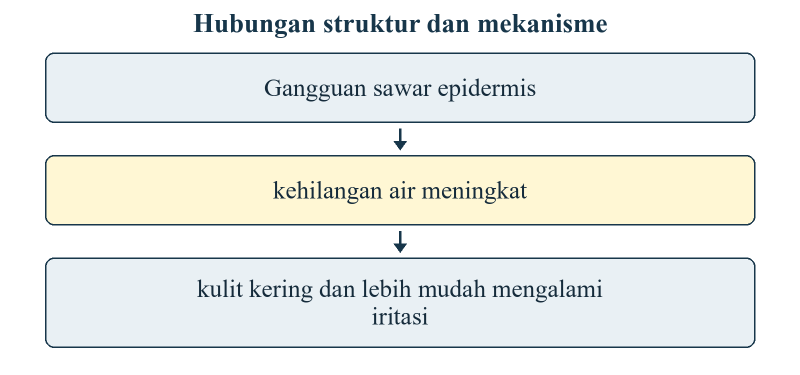
#> input picture Materi Basic Medical Science/DERMATOLOGI/materi/dermatologi/gambar/diagram_01.png, 1600 x 750 px (shown at 1/2 size)
$ python -i potong_gambar.py   (imports and definitions only)
#> lines starting #> are read from the running program, lines starting #| are printed output that depends on the picture; after the words box and inside, x2 and y2 are one past the last pixel; in counts of white or black regions, pixels touching at a corner belong together
"""Mengambil gambar dari PDF sumber ke folder gambar/.

Pemakaian: python potong_gambar.py [awalan_nama]
PDF sumber tidak disalin; hanya potongan gambar yang disimpan.
SPEK: nama -> (kode sumber, halaman PDF, kotak potong (x0, y0, x1, y1) dalam pt[, daftar kotak yang diputihkan]).
Perubahan hanya di memori; berkas PDF sumber tidak disimpan ulang.
Kode: Bnn = PDF "Bab nn ...", S1/S2 = Sobotta volume 1/2. Keterangan asli buku tidak ikut diambil.
"""
import glob
import os
import sys

import numpy as np
import pymupdf
from PIL import Image

AKAR = os.path.dirname(os.path.abspath(__file__))
SRC = os.path.join(AKAR, "..", "..")
OUT = os.path.join(AKAR, "gambar")
SOBOTTA = {"S1": "Anatomi- Sobotta 1 (Inggris) - Head, Neck, Upper Limb.pdf",
           "S2": "Anatomi- Sobotta 2(Inggris) - Trunk, Viscera, Lower Limb.pdf"}

SPEK = {
    # T01 Pengantar
    "t01_posisi_bidang": ("B01", 3, (55, 77, 545, 457)),
    "t01_gerak_1": ("B01", 4, (40, 183, 560, 704)),
    "t01_gerak_2": ("B01", 5, (40, 193, 560, 704)),
    # T02 Dasar tulang
    "t02_rangka": ("B01", 25, (40, 76, 545, 507)),
    "t02_jenis_tulang": ("B01", 26, (60, 80, 540, 515)),
    # T03 Tengkorak
    "t03_anterior": ("B11", 7, (45, 76, 550, 531)),
    "t03_lateral": ("B11", 9, (45, 76, 550, 487)),
    "t03_basis_inferior": ("B11", 11, (45, 200, 550, 702)),
    "t03_basis_interna": ("B11", 12, (45, 268, 550, 702)),
    "t03_neonatus": ("B11", 13, (50, 322, 535, 712), [(365, 688, 540, 720)]),
    # T04 Columna vertebralis dan thorax
    "t04_columna": ("B11", 24, (40, 78, 560, 818)),
    "t04_lengkung": ("B11", 25, (40, 76, 560, 547)),
    "t04_cervical": ("B11", 27, (40, 76, 560, 421)),
    "t04_sacrum": ("B11", 28, (40, 76, 560, 554)),
    "t04_sternum_thorax": ("B11", 33, (40, 76, 560, 432)),
    "t04_costa_sendi": ("B11", 34, (40, 76, 560, 681)),
    "t04_apertura": ("B11", 35, (40, 287, 560, 625)),
    # T05 Tulang ekstremitas superior
    "t05_lekat_thorax_humerus": ("B11", 37, (40, 76, 560, 403)),
    "t05_clavicula": ("B11", 37, (40, 418, 560, 701)),
    "t05_scapula": ("B11", 38, (40, 165, 560, 700)),
    "t05_humerus": ("B11", 39, (40, 296, 560, 703)),
    "t05_radius_ulna": ("B11", 40, (40, 306, 560, 704)),
    "t05_tangan_anterior": ("B11", 41, (40, 284, 560, 703)),
    "t05_tangan_posterior": ("B11", 42, (60, 76, 560, 459)),
    # T06 Pelvis dan ekstremitas inferior
    "t06_pelvis_pria_wanita": ("B11", 49, (40, 75, 560, 560)),
    "t06_os_coxae": ("B11", 51, (40, 75, 560, 628)),
    "t06_apertura_pelvis": ("B11", 53, (45, 75, 295, 519)),
    "t06_femur_anterior": ("B11", 54, (45, 75, 295, 562)),
    "t06_femur_posterior": ("B11", 55, (40, 76, 560, 604)),
    "t06_tibia_fibula": ("B11", 56, (40, 76, 560, 600)),
    "t06_tarsal": ("B11", 58, (40, 170, 560, 702)),
    "t06_kaki_dorsal": ("B11", 59, (40, 255, 560, 701)),
    # T07 Dasar sendi
    "t07_jenis_sinovial": ("B12", 3, (40, 150, 560, 671)),
    "t07_stabilitas": ("B12", 4, (40, 352, 560, 790), [(400, 666, 560, 800)]),
    "t07_tipe_sendi": ("B12", 6, (40, 70, 560, 607)),
    # T08 Sendi kepala, columna vertebralis, thorax
    "t08_tmj_ligamen": ("B12", 7, (40, 76, 560, 534)),
    "t08_tmj_gerak": ("B12", 9, (40, 76, 560, 560), [(370, 528, 560, 600)]),
    "t08_atlanto": ("B12", 13, (40, 76, 560, 552)),
    "t08_sendi_vertebra": ("B12", 14, (40, 76, 560, 592)),
    "t08_persarafan_vertebra": ("B12", 15, (55, 450, 372, 805)),
    # T09 Sendi ekstremitas superior
    "t09_sternoclav_acromioclav": ("B12", 19, (40, 70, 560, 468)),
    "t09_humeri": ("B12", 21, (40, 70, 560, 590)),
    "t09_humeri_dalam": ("B12", 22, (40, 70, 560, 523)),
    "t09_abduksi": ("B12", 25, (40, 70, 560, 565)),
    "t09_cubiti": ("B12", 26, (40, 70, 560, 484)),
    "t09_ligamen_tangan": ("B12", 27, (40, 76, 560, 563)),
    "t09_pronasi": ("B12", 30, (40, 76, 560, 720), [(55, 668, 255, 720)]),
    # T10 Sendi pelvis dan ekstremitas inferior
    "t10_sacroiliaca": ("B12", 31, (40, 405, 560, 702)),
    "t10_coxae_potongan": ("B12", 33, (40, 70, 560, 586)),
    "t10_coxae_ligamen": ("B12", 34, (40, 70, 560, 541)),
    "t10_genus": ("B12", 38, (40, 150, 560, 695)),
    "t10_genus_batas": ("B12", 39, (40, 70, 560, 468)),
    "t10_talocruralis": ("B12", 42, (40, 212, 560, 702)),
    "t10_arcus": ("B12", 51, (40, 253, 560, 693)),
    # O01 Dasar otot
    "o01_struktur_otot": ("B13", 3, (40, 76, 560, 474)),
    "o01_unit_motorik": ("B13", 4, (40, 76, 305, 371)),
    "o01_refleks": ("B13", 4, (40, 388, 560, 722), [(386, 627, 560, 722)]),
    "o01_kerja_otot": ("B13", 5, (40, 220, 560, 722), [(390, 536, 560, 722)]),
    # O02 Otot kepala dan leher
    "o02_scalp": ("B13", 7, (40, 400, 560, 680)),
    "o02_ekspresi_wajah": ("B13", 9, (40, 76, 560, 521)),
    "o02_platysma": ("B13", 12, (40, 76, 560, 346)),
    "o02_trigonum_anterior": ("B13", 12, (40, 374, 560, 703)),
    "o02_potongan_leher": ("B13", 14, (40, 76, 560, 450)),
    "o02_trigonum_leher": ("B13", 15, (40, 76, 560, 477)),
    # O03 Punggung, thorax, diaphragma
    "o03_punggung": ("B13", 16, (40, 76, 560, 519)),
    "o03_intercostal": ("B03", 6, (40, 76, 560, 553)),
    "o03_diaphragma": ("B03", 10, (40, 385, 560, 692)),
    # O04 Abdomen, pelvis, perineum
    "o04_otot_abdomen": ("B13", 18, (40, 76, 560, 636)),
    "o04_rectus": ("B13", 19, (40, 76, 560, 386)),
    "o04_vagina_recti": ("B13", 20, (40, 372, 560, 692)),
    "o04_inguinal": ("B13", 21, (40, 76, 560, 355)),
    "o04_dinding_pelvis": ("B13", 22, (40, 305, 560, 558)),
    "o04_levator_ani": ("B13", 23, (40, 342, 560, 680)),
    "o04_perineum": ("B13", 24, (40, 322, 560, 701)),
    "o04_diaphragma_urogenitale": ("B13", 25, (40, 76, 560, 424)),
    # O05 Otot ekstremitas superior
    "o05_axilla": ("B13", 27, (40, 76, 560, 432)),
    "o05_bahu_posterior": ("B13", 29, (40, 76, 560, 437)),
    "o05_lengan_anterior": ("B13", 30, (40, 76, 560, 607)),
    "o05_fossa_cubiti": ("B13", 32, (40, 76, 560, 531)),
    "o05_potongan_lengan": ("B13", 33, (40, 458, 560, 690)),
    "o05_lengan_bawah_anterior": ("B13", 34, (40, 76, 560, 676)),
    "o05_potongan_lengan_bawah": ("B13", 37, (40, 458, 560, 703)),
    "o05_selubung_sinovial": ("B13", 41, (40, 76, 560, 532)),
    "o05_insersi_tendo": ("B13", 42, (40, 76, 560, 607)),
    # O06 Otot ekstremitas inferior
    "o06_gluteus_maximus": ("B13", 45, (40, 76, 560, 451)),
    "o06_regio_glutea": ("B13", 47, (40, 76, 560, 536)),
    "o06_trigonum_femorale": ("B13", 48, (40, 76, 560, 608)),
    "o06_potongan_paha": ("B13", 53, (40, 375, 560, 702)),
    "o06_selubung_femoralis": ("B13", 54, (40, 76, 560, 612)),
    "o06_fossa_poplitea": ("B13", 55, (40, 76, 560, 566)),
    "o06_potongan_tungkai": ("B13", 62, (40, 76, 560, 526)),
    "o06_plantar_lapis1": ("B13", 66, (40, 76, 560, 571)),
    # S01 Organisasi sistem saraf
    "s01_neuron_spinal": ("B01", 18, (40, 76, 560, 577)),
    "s01_saraf_spinal": ("B01", 19, (40, 76, 560, 556)),
    "s01_dua_neuron": ("B01", 21, (40, 76, 560, 466)),
    "s01_somatik_otonom": ("B01", 22, (40, 76, 560, 360)),
    "s01_otonom_eferen": ("B01", 23, (40, 76, 560, 562), [(352, 476, 560, 552)]),
    # S02-S03 Otak, meningen, ventrikel
    "s02_sagital_kepala": ("B14", 13, (40, 185, 560, 705)),
    "s02_area_otak": ("B14", 21, (40, 76, 560, 602)),
    "s02_basis_otak": ("B14", 19, (40, 212, 560, 692)),
    "s03_meningen": ("B14", 14, (40, 76, 560, 345)),
    "s03_lipatan_dura": ("B14", 14, (40, 384, 560, 693)),
    "s03_falx_tentorium": ("B14", 16, (40, 322, 560, 691)),
    "s03_sinus_cavernosus": ("B14", 17, (40, 165, 560, 683)),
    "s03_css": ("B14", 22, (40, 220, 560, 701)),
    # S05-S06 Nervus cranialis
    "s05_olfactorius_opticus": ("B15", 5, (40, 76, 560, 581)),
    "s05_oculomotorius": ("B15", 6, (40, 76, 560, 530)),
    "s05_basis_saraf": ("B15", 7, (40, 76, 560, 456)),
    "s05_trigeminus": ("B15", 8, (40, 76, 560, 596)),
    "s05_dermatom_wajah": ("B15", 9, (40, 76, 560, 393)),
    "s06_facialis": ("B15", 13, (40, 172, 560, 692)),
    "s06_viii_ix": ("B15", 15, (40, 76, 560, 623)),
    "s06_vagus": ("B15", 16, (40, 218, 560, 702)),
    "s06_xi_xii": ("B15", 18, (40, 76, 560, 596)),
    # S04 Medulla spinalis
    "s04_ujung_medulla": ("B16", 8, (40, 76, 560, 570)),
    "s04_cauda_meningen": ("B16", 9, (40, 76, 560, 612)),
    "s04_radix": ("B16", 10, (40, 76, 560, 532)),
    "s04_potongan_vertebra": ("B16", 11, (40, 76, 560, 504)),
    "s04_mri_hernia": ("B16", 23, (40, 76, 560, 432)),
    # S07-S09 Saraf spinal
    "s07_plexus_brachialis": ("B17", 8, (40, 360, 560, 703)),
    "s07_kulit_ekstremitas_superior": ("B17", 10, (40, 76, 560, 567)),
    "s07_ringkasan_cabang": ("B17", 11, (40, 76, 560, 505)),
    "s07_radialis": ("B17", 23, (40, 76, 560, 487)),
    "s07_intercostal": ("B17", 24, (40, 76, 560, 398)),
    "s08_plexus_lumbalis": ("B17", 26, (40, 76, 298, 378)),
    "s08_kulit_anterior": ("B17", 28, (40, 76, 560, 587)),
    "s08_kulit_posterior": ("B17", 29, (40, 76, 560, 609)),
    "s08_ischiadicus_tibialis": ("B17", 41, (40, 76, 560, 577)),
    "s08_peroneus": ("B17", 45, (40, 76, 560, 516)),
    "t03_mandibula_hyoid": ("B11", 17, (40, 205, 560, 703)),
}


def berkas(kode):
    if kode in SOBOTTA:
        return os.path.join(SRC, SOBOTTA[kode])
    n = int(kode[1:])
    return glob.glob(os.path.join(SRC, f"Bab {n} *.pdf"))[0]


def pangkas(path, ambang=235, tepi=8):
#> called with ambang = 235, tepi = 8
    im = Image.open(path).convert("RGB")
#> im is the input picture: PIL image 1600x750 RGB; mean R, G, B 236.1, 238.7, 235.6
    a = np.asarray(im.convert("L"))
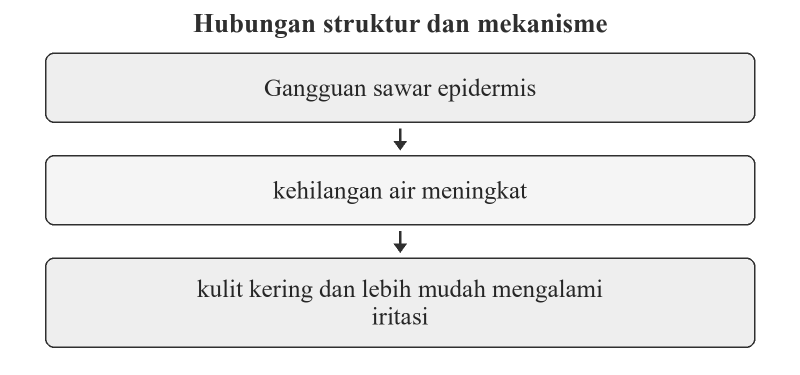
#> a: shape (750, 1600) (shown at 1/2 size); min 38, max 255, mean 237.4
    gelap = a < ambang
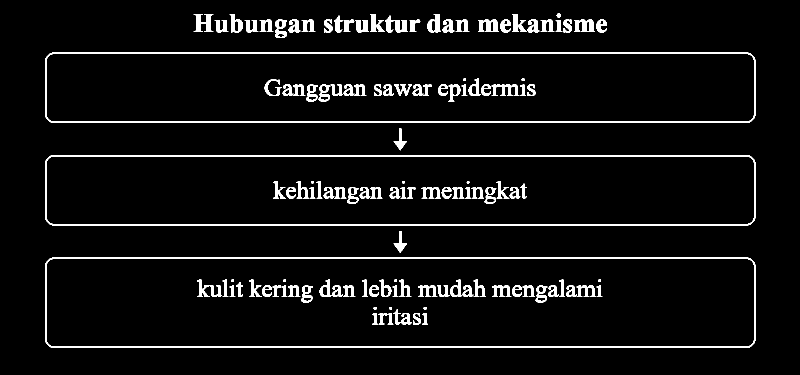
#> gelap: shape (750, 1600) bool (shown at 1/2 size); 5.3% white; 128 white regions, largest, box (x1, y1, x2, y2) and area: (90, 515, 1511, 696) 9488, (90, 105, 1511, 246) 9248, (90, 310, 1511, 451) 9248
    baris = np.where(gelap.sum(axis=1) > 3)[0]
#> baris = 594 values from 27 to 695
    kolom = np.where(gelap.sum(axis=0) > 3)[0]
#> kolom = 1421 values from 90 to 1510
    isi = (baris, kolom) if baris.size and kolom.size else (np.array([]), np.array([]))
    if isi[0].size:
        y0, y1, x0, x1 = baris.min(), baris.max(), kolom.min(), kolom.max()
#> y0 = 27; y1 = 695; x0 = 90; x1 = 1510
        im = im.crop((max(x0 - tepi, 0), max(y0 - tepi, 0), min(x1 + tepi, a.shape[1]), min(y1 + tepi, a.shape[0])))
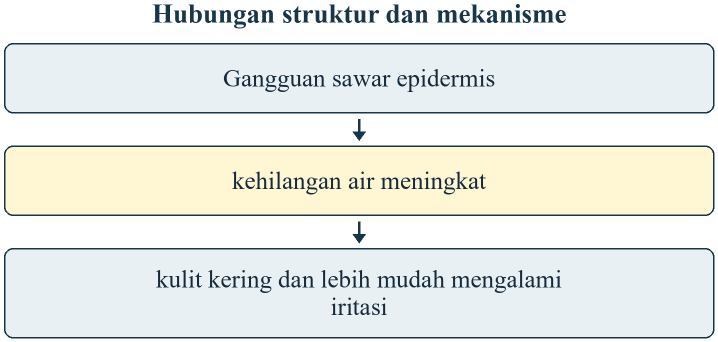
#> im: PIL image 1436x684 RGB (shown at 1/2 size); mean R, G, B 232, 235.1, 231.3
    im.save(path)


def main():
    os.makedirs(OUT, exist_ok=True)
    awalan = sys.argv[1] if len(sys.argv) > 1 else ""
    cache = {}
    for nama, (kode, hlm, kotak, *tutup) in SPEK.items():
        if not nama.startswith(awalan):
            continue
        doc = cache.setdefault(kode, pymupdf.open(berkas(kode)))
        tujuan = os.path.join(OUT, nama + ".png")
        pg = doc[hlm - 1]
        # paragraf teks buku (blok panjang) di dalam kotak ikut diputihkan; label gambar pendek dipertahankan
        auto = [b[:4] for b in pg.get_text("blocks") if len(b[4].strip()) > 80]
        for r in (tutup[0] if tutup else []) + auto:
            pg.draw_rect(pymupdf.Rect(*r), color=(1, 1, 1), fill=(1, 1, 1))
        pg.get_pixmap(dpi=200, clip=pymupdf.Rect(*kotak)).save(tujuan)
        pangkas(tujuan)
        print(nama)


# [2 lines not run here, left out]

>>> result = pangkas('../../../DERMATOLOGI/materi/dermatologi/gambar/diagram_01.png')

$ run again, on Materi Basic Medical Science/DERMATOLOGI/materi/dermatologi/gambar/diagram_10.png
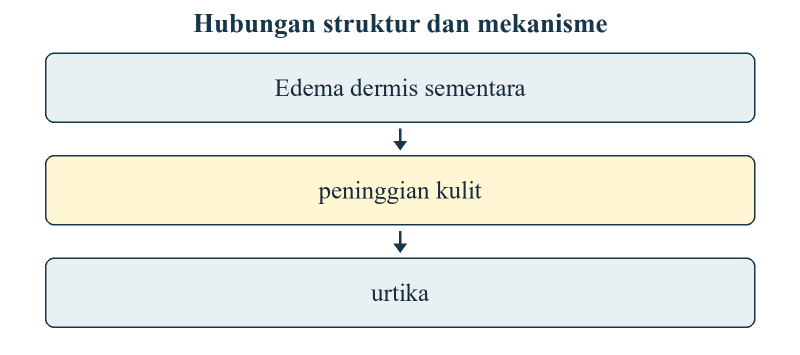
#> input picture Materi Basic Medical Science/DERMATOLOGI/materi/dermatologi/gambar/diagram_10.png, 1600 x 710 px (shown at 1/2 size)
#> in pangkas, im is the input picture: PIL image 1600x710 RGB; mean R, G, B 238, 240.2, 236.5
#> in pangkas, `gelap = a < ambang`:
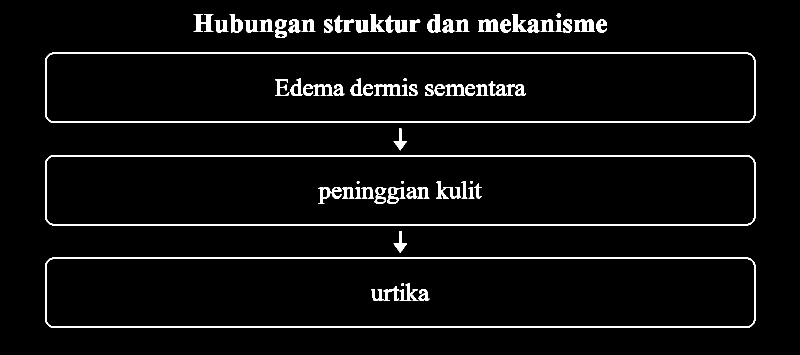
#> gelap: shape (710, 1600) bool (shown at 1/2 size); 4.5% white; 76 white regions, largest, box (x1, y1, x2, y2) and area: (90, 105, 1511, 246) 9248, (90, 310, 1511, 451) 9248, (90, 515, 1511, 656) 9248
#> baris = 554 values from 27 to 655
#> kolom = 1421 values from 90 to 1510
#> y0 = 27; y1 = 655; x0 = 90; x1 = 1510
#> in pangkas, `im = im.crop((max(x0 - tepi, 0), max(y0 - tepi, 0), min(x1 + tepi, a.s..`:
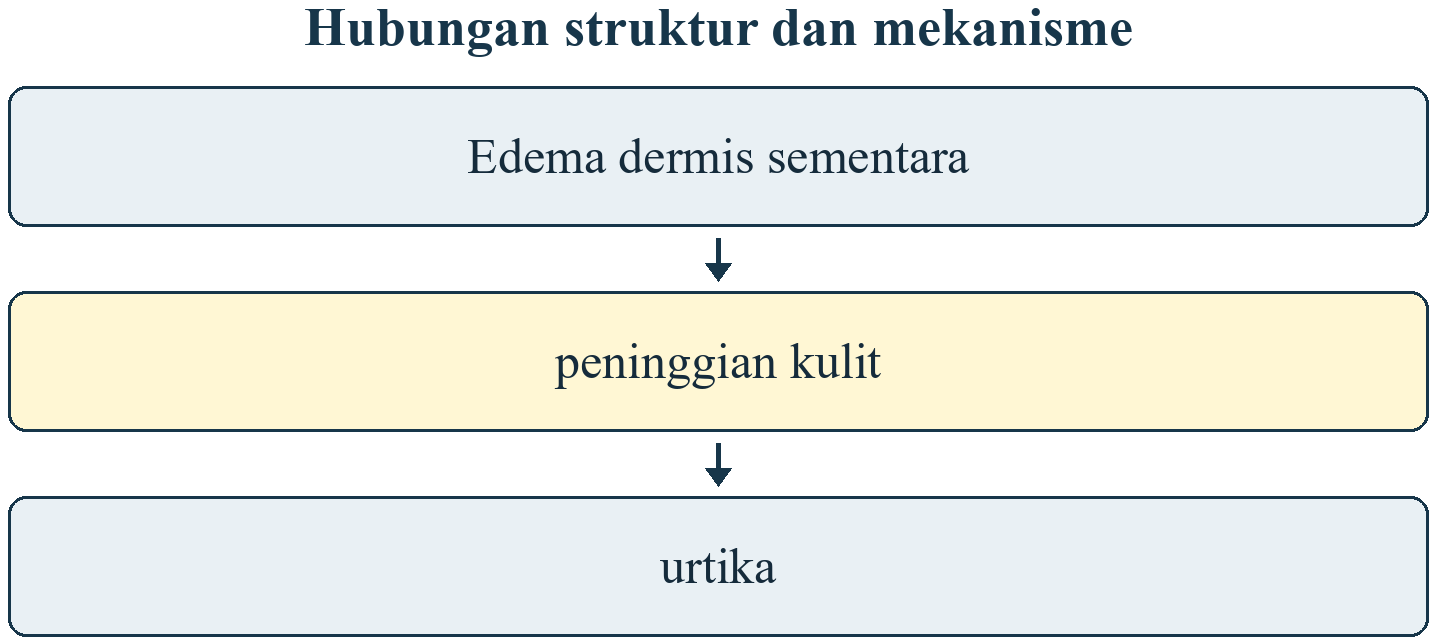
#> im: PIL image 1436x644 RGB; mean R, G, B 234.1, 236.8, 232.3

$ run again, on Materi Basic Medical Science/DERMATOLOGI/materi/dermatologi/gambar/diagram_12.png
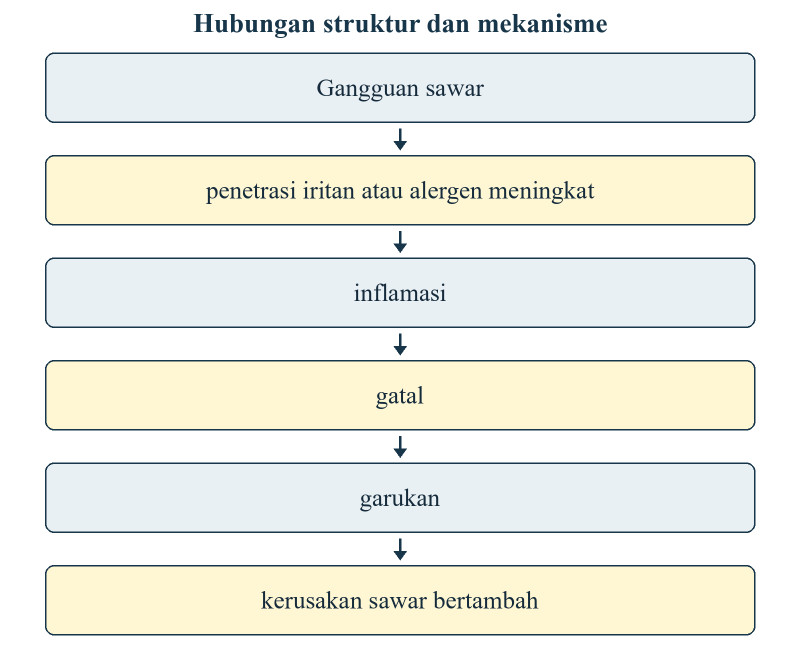
#> input picture Materi Basic Medical Science/DERMATOLOGI/materi/dermatologi/gambar/diagram_12.png, 1600 x 1325 px (shown at 1/2 size)
#> in pangkas, im is the input picture: PIL image 1600x1325 RGB; mean R, G, B 239.6, 240.5, 233.2
#> in pangkas, `gelap = a < ambang`:
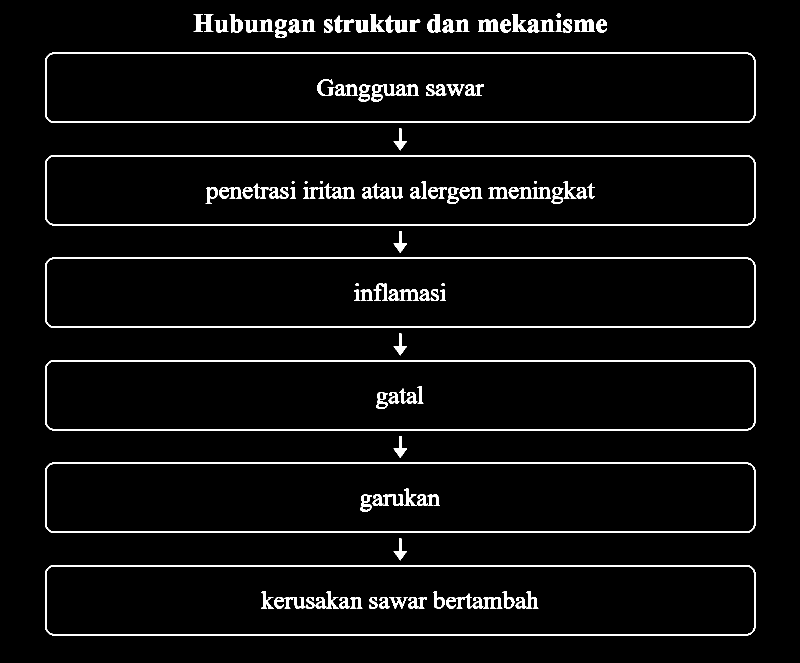
#> gelap: shape (1325, 1600) bool (shown at 1/2 size); 4.4% white; 132 white regions, largest, box (x1, y1, x2, y2) and area: (90, 105, 1511, 246) 9248, (90, 310, 1511, 451) 9248, (90, 515, 1511, 656) 9248
#> baris = 1100 values from 27 to 1270
#> kolom = 1421 values from 90 to 1510
#> y0 = 27; y1 = 1270; x0 = 90; x1 = 1510
#> in pangkas, `im = im.crop((max(x0 - tepi, 0), max(y0 - tepi, 0), min(x1 + tepi, a.s..`:
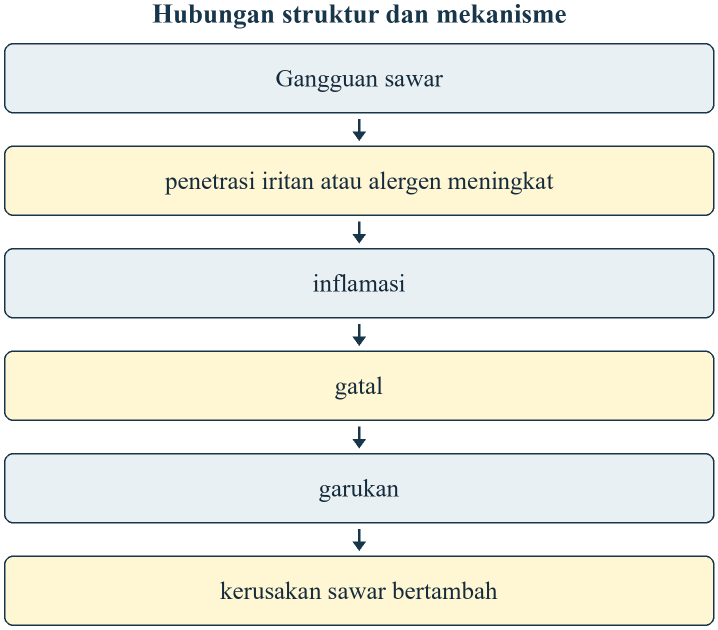
#> im: PIL image 1436x1259 RGB (shown at 1/2 size); mean R, G, B 236.9, 238.1, 229.4
